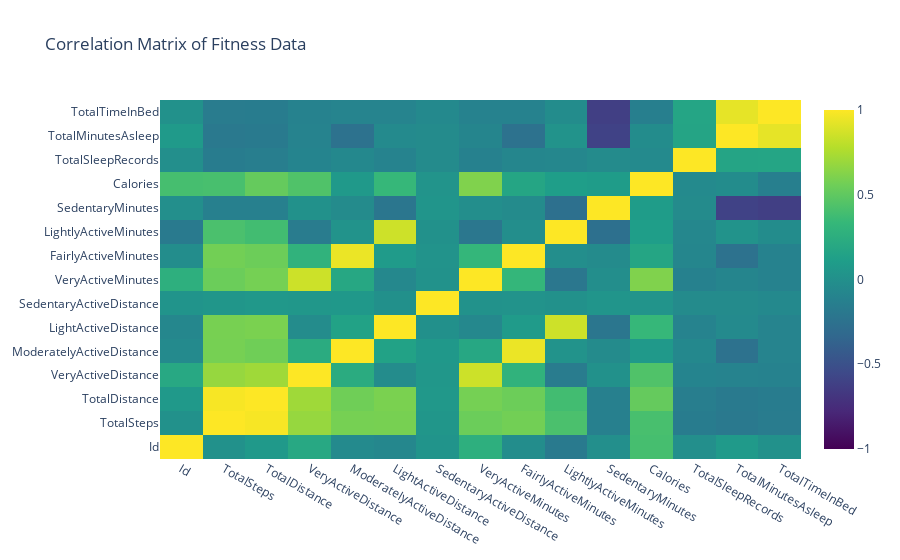
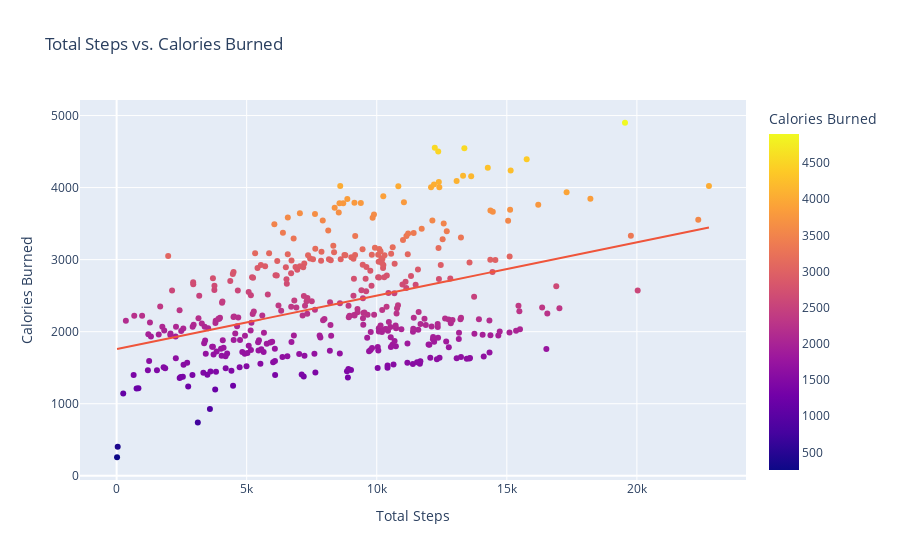
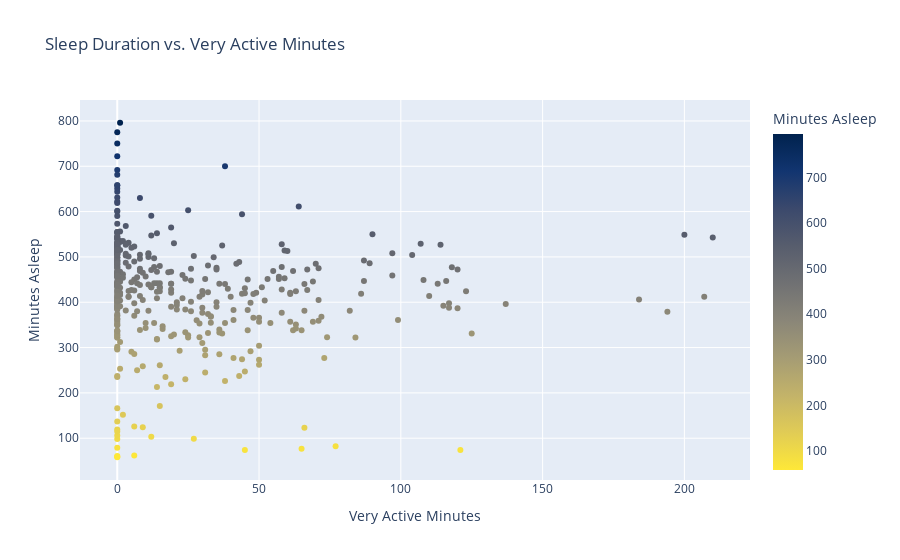

Source (notebook cell) for these figures, in order:
### Code cell
# 1. Correlation Heatmap
corr = df_merged.corr(numeric_only=True)
heatmap = go.Figure(data=go.Heatmap(
    z=corr.values,
    x=corr.columns,
    y=corr.columns,
    colorscale='Viridis',
    zmin=-1,
    zmax=1
))
heatmap.update_layout(title='Correlation Matrix of Fitness Data')
heatmap.show()

# 2. Steps vs. Calories
scatter_steps_calories = px.scatter(
    df_merged, 
    x='TotalSteps', 
    y='Calories', 
    trendline=trendline_kind, 
    color='Calories',
    title='Total Steps vs. Calories Burned',
    labels={'TotalSteps': 'Total Steps', 'Calories': 'Calories Burned'}
)
scatter_steps_calories.show()

# 3. Sleep vs. Activity
scatter_sleep_activity = px.scatter(
    df_merged, 
    x='VeryActiveMinutes', 
    y='TotalMinutesAsleep', 
    color='TotalMinutesAsleep',
    color_continuous_scale='Cividis_r',
    title='Sleep Duration vs. Very Active Minutes',
    labels={'VeryActiveMinutes': 'Very Active Minutes', 'TotalMinutesAsleep': 'Minutes Asleep'}
)
scatter_sleep_activity.show()

### Figure 1 — Plotly figure (JSON) as saved in the notebook; plotly's stock layout.template omitted (floating-point values rounded to 4 significant figures; data arrays with more than 128 entries replaced by an {"elided": "..."} marker saying what was removed)
{"data": [{"colorscale": [[0, "#440154"], [0.1111, "#482878"], [0.2222, "#3e4989"], [0.3333, "#31688e"], [0.4444, "#26828e"], [0.5556, "#1f9e89"], [0.6667, "#35b779"], [0.7778, "#6ece58"], [0.8889, "#b5de2b"], [1, "#fde725"]], "type": "heatmap", "x": ["Id", "TotalSteps", "TotalDistance", "VeryActiveDistance", "ModeratelyActiveDistance", "LightActiveDistance", "SedentaryActiveDistance", "VeryActiveMinutes", "FairlyActiveMinutes", "LightlyActiveMinutes", "SedentaryMinutes", "Calories", "TotalSleepRecords", "TotalMinutesAsleep", "TotalTimeInBed"], "y": ["Id", "TotalSteps", "TotalDistance", "VeryActiveDistance", "ModeratelyActiveDistance", "LightActiveDistance", "SedentaryActiveDistance", "VeryActiveMinutes", "FairlyActiveMinutes", "LightlyActiveMinutes", "SedentaryMinutes", "Calories", "TotalSleepRecords", "TotalMinutesAsleep", "TotalTimeInBed"], "z": {"elided": "15x15 float values"}, "zmax": 1, "zmin": -1}], "layout": {"title": {"text": "Correlation Matrix of Fitness Data"}}}

### Figure 2 — Plotly figure (JSON) as saved in the notebook; plotly's stock layout.template omitted (floating-point values rounded to 4 significant figures; data arrays with more than 128 entries replaced by an {"elided": "..."} marker saying what was removed)
{"data": [{"hovertemplate": "Total Steps=%{x}<br>Calories Burned=%{marker.color}<extra></extra>", "legendgroup": "", "marker": {"color": {"elided": "410 int values"}, "coloraxis": "coloraxis", "symbol": "circle"}, "mode": "markers", "name": "", "orientation": "v", "showlegend": false, "type": "scatter", "x": {"elided": "410 int values"}, "xaxis": "x", "y": {"elided": "410 int values"}, "yaxis": "y"}, {"hovertemplate": "<b>OLS trendline</b><br>Calories = 0.0741219 * TotalSteps + 1758.15<br>R<sup>2</sup>=0.165080<br><br>Total Steps=%{x}<br>Calories Burned=%{y} <b>(trend)</b><extra></extra>", "legendgroup": "", "marker": {"symbol": "circle"}, "mode": "lines", "name": "", "showlegend": false, "type": "scatter", "x": {"elided": "410 int values"}, "xaxis": "x", "y": {"elided": "410 float values"}, "yaxis": "y"}], "layout": {"coloraxis": {"colorbar": {"title": {"text": "Calories Burned"}}, "colorscale": [[0, "#0d0887"], [0.1111, "#46039f"], [0.2222, "#7201a8"], [0.3333, "#9c179e"], [0.4444, "#bd3786"], [0.5556, "#d8576b"], [0.6667, "#ed7953"], [0.7778, "#fb9f3a"], [0.8889, "#fdca26"], [1, "#f0f921"]]}, "legend": {"tracegroupgap": 0}, "title": {"text": "Total Steps vs. Calories Burned"}, "xaxis": {"anchor": "y", "domain": [0, 1], "title": {"text": "Total Steps"}}, "yaxis": {"anchor": "x", "domain": [0, 1], "title": {"text": "Calories Burned"}}}}

### Figure 3 — Plotly figure (JSON) as saved in the notebook; plotly's stock layout.template omitted (floating-point values rounded to 4 significant figures; data arrays with more than 128 entries replaced by an {"elided": "..."} marker saying what was removed)
{"data": [{"hovertemplate": "Very Active Minutes=%{x}<br>Minutes Asleep=%{marker.color}<extra></extra>", "legendgroup": "", "marker": {"color": {"elided": "410 int values"}, "coloraxis": "coloraxis", "symbol": "circle"}, "mode": "markers", "name": "", "orientation": "v", "showlegend": false, "type": "scatter", "x": {"elided": "410 int values"}, "xaxis": "x", "y": {"elided": "410 int values"}, "yaxis": "y"}], "layout": {"coloraxis": {"colorbar": {"title": {"text": "Minutes Asleep"}}, "colorscale": [[0, "#fee838"], [0.1111, "#e1cc55"], [0.2222, "#c3b369"], [0.3333, "#a59c74"], [0.4444, "#8a8678"], [0.5556, "#707173"], [0.6667, "#575d6d"], [0.7778, "#3b496c"], [0.8889, "#123570"], [1, "#00224e"]]}, "legend": {"tracegroupgap": 0}, "title": {"text": "Sleep Duration vs. Very Active Minutes"}, "xaxis": {"anchor": "y", "domain": [0, 1], "title": {"text": "Very Active Minutes"}}, "yaxis": {"anchor": "x", "domain": [0, 1], "title": {"text": "Minutes Asleep"}}}}
